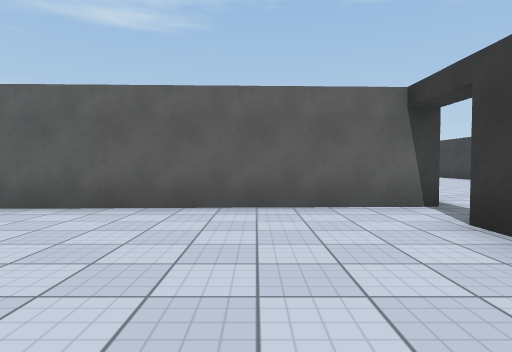
View 1 (above)

22 first-person views from a walk through a Unity game level. The camera is 1.2 m above the floor, tilts 2° down and sees 75° across. The floor is counted in squares, 2 m on a side. Each view is taken from the middle of a square. On the plan, view 1 faces up. The plan holds only what a view shows up to about 10 squares ahead; the rest is blank. The place goes on beyond the plan. The player is left out. Door leaves are left out, so doorways stand open. Some surface patterns are stand-ins.

View 2
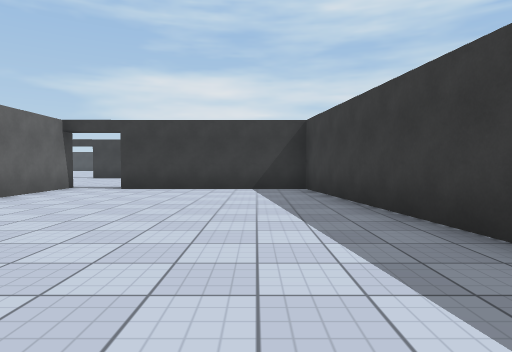

View 3
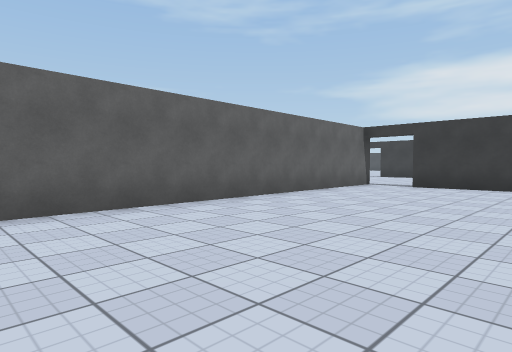

View 4
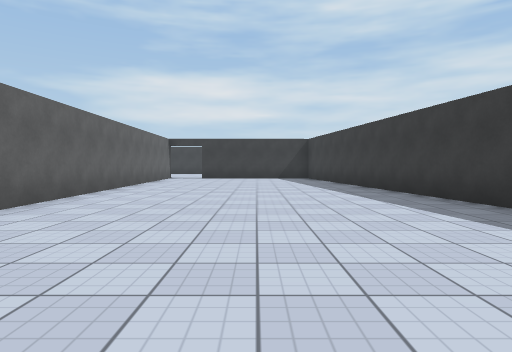

View 5
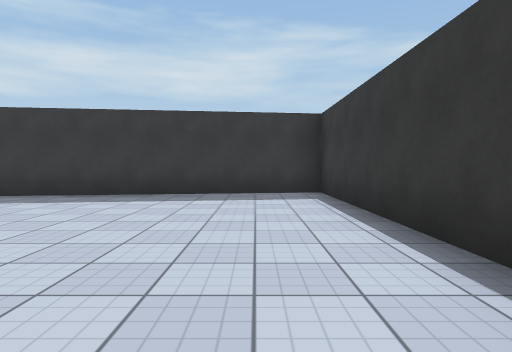

View 6
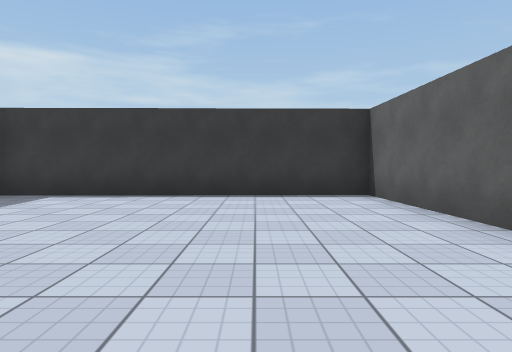

View 7
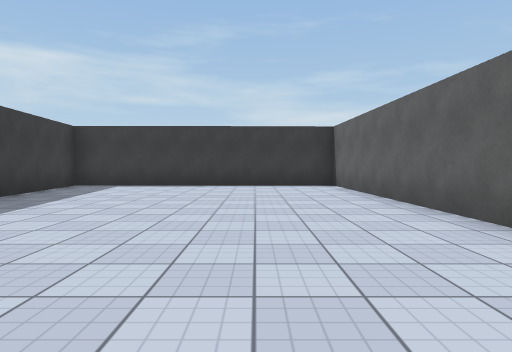

View 8
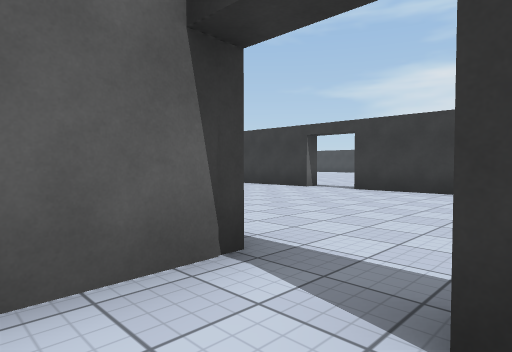

View 9
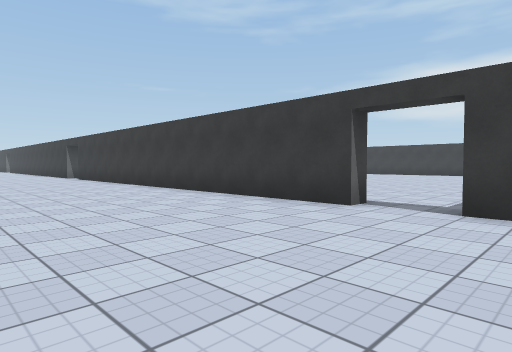

View 10
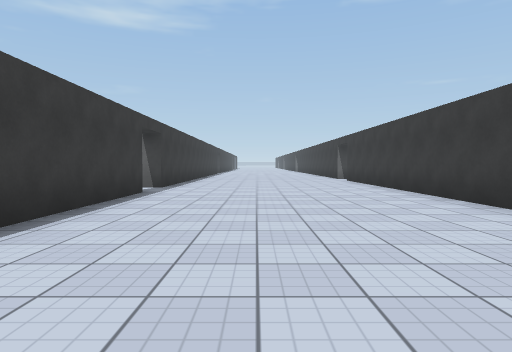

View 11
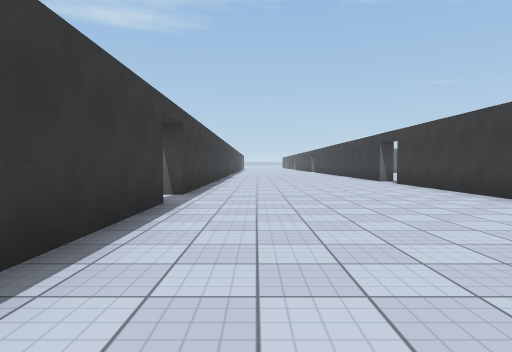

View 12
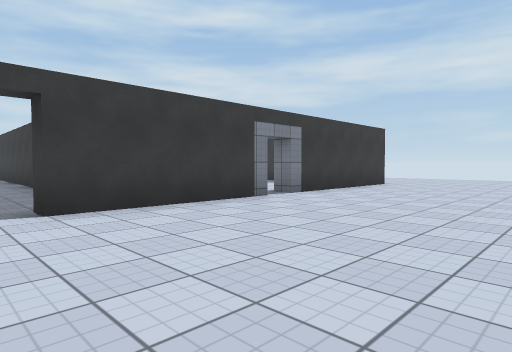

View 13
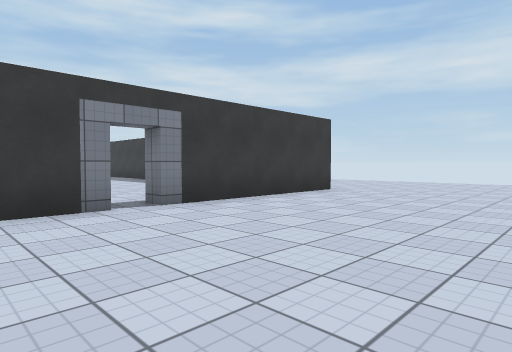

View 14
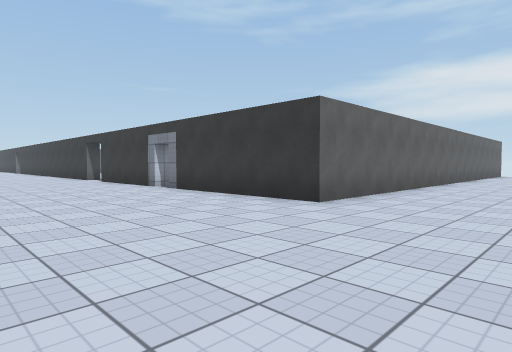

View 15
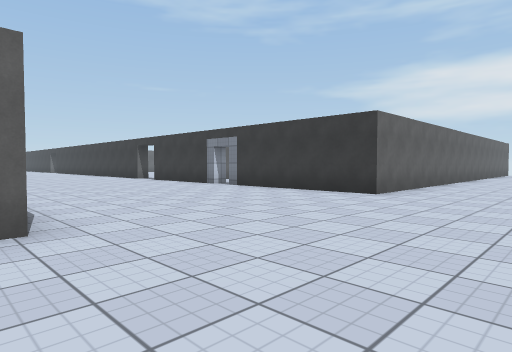

View 16
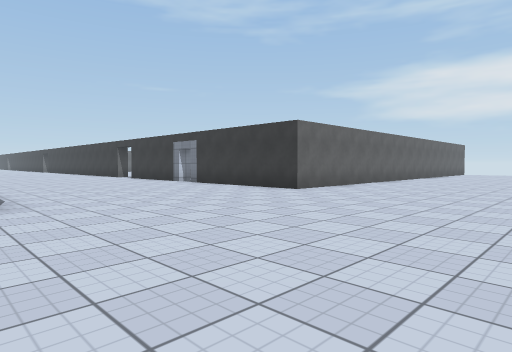

View 17
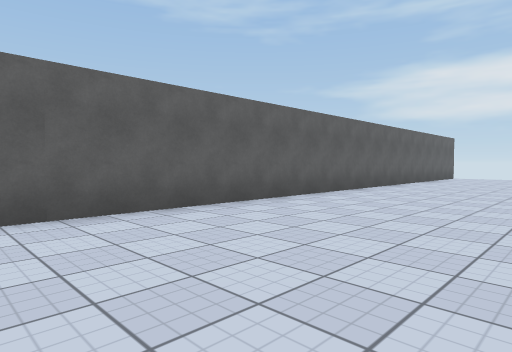

View 18
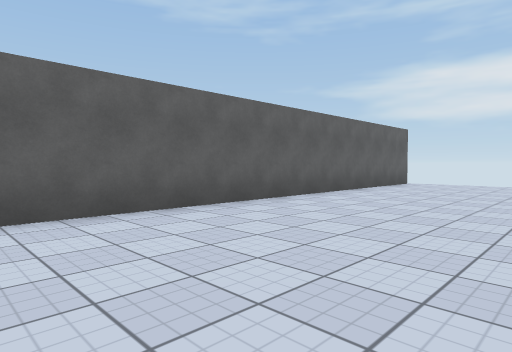

View 19
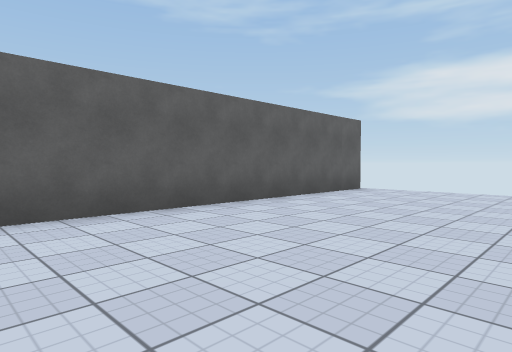

View 20
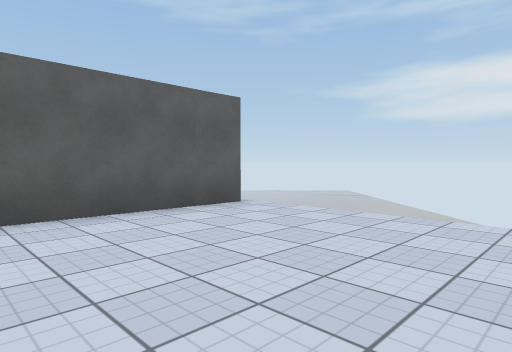

View 21
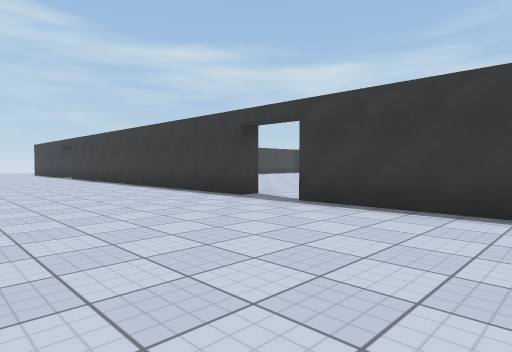

View 22
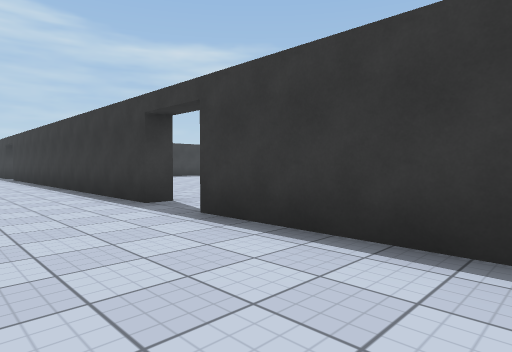

### Floor plan
Points are (right, up) in squares from view 1. A wall is a line through its corners. A room is listed if a view was taken in it or the views show most of it. See-through windows are left out.
Room 1 (views 1, 2, 3, 4, 5, 6, 7, 8)
walls: (2.7, 4.7) (-12.5, 4.2) (-12.4, -3.1) (2.1, -1.2) (2.1, 3.3)
ways out: open door at (2.5, 4) to room 2
Room 2 (views 9, 10, 11, 12, 13, 14, 15, 16, 17, 18, 19, 20, 21, 22)
walls: (8.4, 3.3) (8.4, 7); (8.4, 8.4) (8.4, 20.1); (2, 15.2) (2.6, 15.2) (2.6, 8.2); (23.8, -2) (8.4, -2) (8.4, 2.5); (2.6, 19.9) (2.6, 16.6) (2, 16.6)
ways out: open door at (2.5, 4) to room 1; opening at (9, 3); open door at (2.3, 15.7); open door at (8.7, 7.7)

Where each view was taken, in squares from view 1:
view 1: 0 up, 0 right, facing up
view 2: 0 up, 6 left, facing right
view 3: 0 up, 7 left, facing up-right
view 4: 1 up, 12 left, facing right
view 5: 4 up, 11 left, facing down
view 6: 2 up, 6 left, facing left
view 7: 2 up, 3 left, facing left
view 8: 3 up, 1 right, facing up-right
view 9: 6 up, 4 right, facing up-right
view 10: 8 up, 5 right, facing up
view 11: 10 up, 4 right, facing up
view 12: 8 up, 4 right, facing down-right
view 13: 5 up, 4 right, facing down-right
view 14: 5 down, 4 right, facing up-right
view 15: 5 down, 2 right, facing up-right
view 16: 7 down, 2 right, facing up-right
view 17: 6 down, 8 right, facing up-right
view 18: 6 down, 13 right, facing up-right
view 19: 6 down, 16 right, facing up-right
view 20: 6 down, 20 right, facing up-right
view 21: 20 up, 7 right, facing down-left
view 22: 20 up, 5 right, facing down-left
